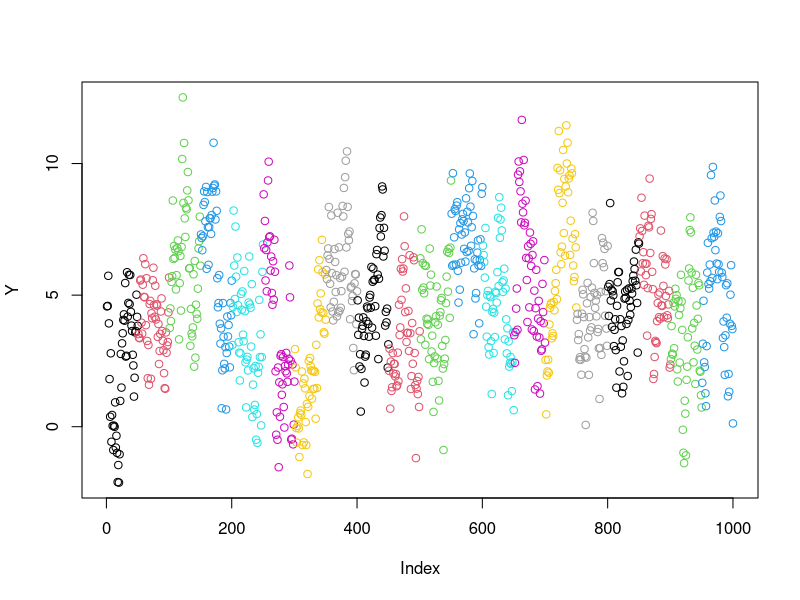
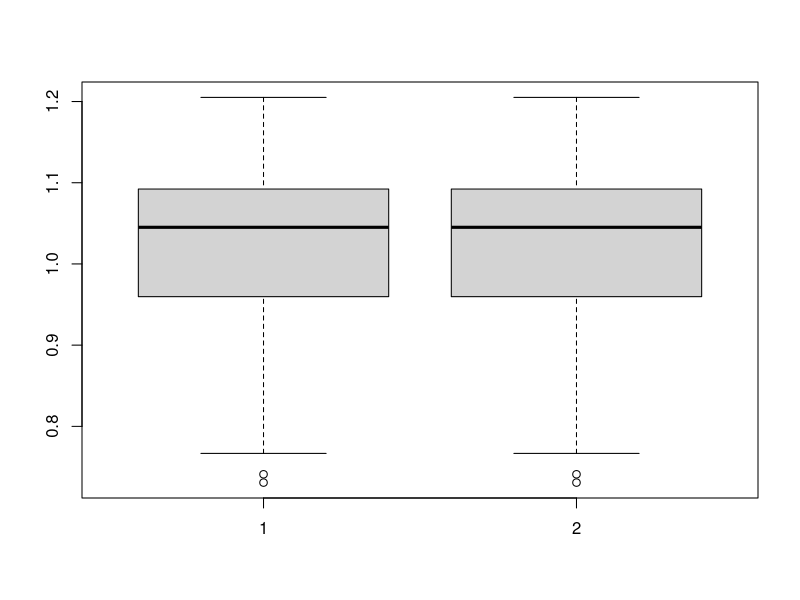

Write R code to recreate these figures, in order.
rm(list=ls())
library(quantreg)

n    <- 1000  # Sample size
rho  <- 0.90  # Autocorrelation
m    <- 50    # Block size
tau  <- 0.95  # Quantile level
beta <- 1     # True slope
N    <- 100   # Number of bootstrap samples

# This is making fake data.  You would skip this and use the real data

#Don't worry about, used for making fake data
 set.seed(0820)
 e    <- rnorm(n)
 Z    <- rep(0,n)
 Z[1] <- e[1]
 for(t in 2:n){
   Z[t] <- rho*Z[t-1] + e[t]
 }
 #notice he does not use a dataframe, but instead two separate variables
 X     <- rnorm(n)
 Y     <- 5 + beta*X + Z

#Compute the estimate

 beta_hat <- rq(Y~X,tau)$coef #calculates the slope/intercept for the entire dataset

# Block bootstrap for the standard errors

 block <- sort(rep(1:n,m))[1:n] # makes block id column
 nb    <- max(block) #number of blocks
 plot(Y,col=block) #plots the blocks next to each other

 samps <-matrix(0,N,2)

 for(i in 1:N){
   y_samp <- NULL
   x_samp <- NULL
   for(b in 1:nb){
     index  <- sample(1:nb,1) #sampling from one to the maximum number of blocks
     y_samp <- c(y_samp,Y[block==index]) #subsettinf (I will only have 1, for dataframe)
     x_samp <- c(x_samp,X[block==index])
   }   
   samps[i,] <- rq(y_samp~x_samp,tau)$coef[2] #elimate the [2] to get the slope and intercept
 }

 boxplot(samps) #boxplot of the slopes (or with 2 removed, slope and intercept)
 SE   <- apply(samps,2,sd) #standard error
 z    <- beta_hat/SE
 pval <- 2*pnorm(-abs(z))

# Summarize the results

 output <- cbind(beta_hat,SE,z,pval)
 print(output) #save all of this summarized info


